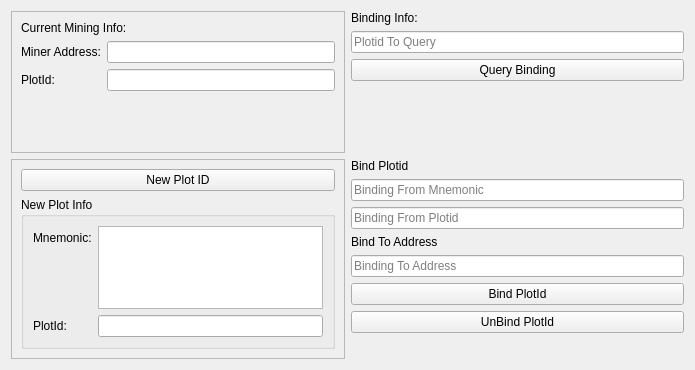
<?xml version="1.0" encoding="UTF-8"?>
<ui version="4.0">
 <class>PlotInfoPage</class>
 <widget class="QWidget" name="PlotInfoPage">
  <property name="geometry">
   <rect>
    <x>0</x>
    <y>0</y>
    <width>695</width>
    <height>370</height>
   </rect>
  </property>
  <property name="sizePolicy">
   <sizepolicy hsizetype="Preferred" vsizetype="Preferred">
    <horstretch>0</horstretch>
    <verstretch>0</verstretch>
   </sizepolicy>
  </property>
  <property name="windowTitle">
   <string>Form</string>
  </property>
  <layout class="QVBoxLayout" name="verticalLayout_5">
   <item>
    <layout class="QGridLayout" name="gridLayout" rowstretch="1,1" columnstretch="1,1">
     <item row="1" column="0">
      <widget class="QFrame" name="frameOp">
       <property name="sizePolicy">
        <sizepolicy hsizetype="Preferred" vsizetype="Preferred">
         <horstretch>1</horstretch>
         <verstretch>0</verstretch>
        </sizepolicy>
       </property>
       <property name="minimumSize">
        <size>
         <width>100</width>
         <height>200</height>
        </size>
       </property>
       <property name="sizeIncrement">
        <size>
         <width>0</width>
         <height>0</height>
        </size>
       </property>
       <property name="frameShape">
        <enum>QFrame::StyledPanel</enum>
       </property>
       <property name="frameShadow">
        <enum>QFrame::Raised</enum>
       </property>
       <layout class="QVBoxLayout" name="verticalLayout">
        <item>
         <widget class="QPushButton" name="btnNewAddress">
          <property name="text">
           <string>New Plot ID</string>
          </property>
          <property name="flat">
           <bool>false</bool>
          </property>
         </widget>
        </item>
        <item>
         <widget class="QGroupBox" name="gbNewAddress">
          <property name="enabled">
           <bool>true</bool>
          </property>
          <property name="title">
           <string>New Plot Info</string>
          </property>
          <layout class="QVBoxLayout" name="verticalLayout_3">
           <property name="spacing">
            <number>6</number>
           </property>
           <item>
            <layout class="QFormLayout" name="formNew">
             <property name="fieldGrowthPolicy">
              <enum>QFormLayout::AllNonFixedFieldsGrow</enum>
             </property>
             <item row="1" column="0">
              <widget class="QLabel" name="label_2">
               <property name="text">
                <string>Mnemonic:</string>
               </property>
              </widget>
             </item>
             <item row="2" column="0">
              <widget class="QLabel" name="plotIdLabel_2">
               <property name="text">
                <string>PlotId:</string>
               </property>
              </widget>
             </item>
             <item row="2" column="1">
              <widget class="QLineEdit" name="ebNewId"/>
             </item>
             <item row="1" column="1">
              <widget class="QTextEdit" name="ebNewAddress"/>
             </item>
            </layout>
           </item>
          </layout>
         </widget>
        </item>
        <item>
         <spacer name="verticalSpacer">
          <property name="orientation">
           <enum>Qt::Vertical</enum>
          </property>
          <property name="sizeHint" stdset="0">
           <size>
            <width>20</width>
            <height>40</height>
           </size>
          </property>
         </spacer>
        </item>
       </layout>
      </widget>
     </item>
     <item row="0" column="0">
      <widget class="QFrame" name="currentInfoFrame">
       <property name="sizePolicy">
        <sizepolicy hsizetype="Preferred" vsizetype="Preferred">
         <horstretch>1</horstretch>
         <verstretch>1</verstretch>
        </sizepolicy>
       </property>
       <property name="minimumSize">
        <size>
         <width>0</width>
         <height>0</height>
        </size>
       </property>
       <property name="maximumSize">
        <size>
         <width>16777215</width>
         <height>16777215</height>
        </size>
       </property>
       <property name="sizeIncrement">
        <size>
         <width>0</width>
         <height>0</height>
        </size>
       </property>
       <property name="frameShape">
        <enum>QFrame::StyledPanel</enum>
       </property>
       <property name="frameShadow">
        <enum>QFrame::Raised</enum>
       </property>
       <layout class="QVBoxLayout" name="verticalLayout_2">
        <item>
         <widget class="QLabel" name="label">
          <property name="sizePolicy">
           <sizepolicy hsizetype="Preferred" vsizetype="Fixed">
            <horstretch>0</horstretch>
            <verstretch>0</verstretch>
           </sizepolicy>
          </property>
          <property name="text">
           <string>Current Mining Info:</string>
          </property>
         </widget>
        </item>
        <item>
         <layout class="QFormLayout" name="formLayout">
          <property name="fieldGrowthPolicy">
           <enum>QFormLayout::AllNonFixedFieldsGrow</enum>
          </property>
          <item row="0" column="0">
           <widget class="QLabel" name="minerAddressLabel">
            <property name="text">
             <string>Miner Address:</string>
            </property>
           </widget>
          </item>
          <item row="0" column="1">
           <widget class="QLineEdit" name="ebMinerAddress">
            <property name="readOnly">
             <bool>true</bool>
            </property>
           </widget>
          </item>
          <item row="1" column="1">
           <widget class="QLineEdit" name="ebPlotId">
            <property name="readOnly">
             <bool>true</bool>
            </property>
           </widget>
          </item>
          <item row="1" column="0">
           <widget class="QLabel" name="plotIdLabel">
            <property name="text">
             <string>PlotId:</string>
            </property>
           </widget>
          </item>
         </layout>
        </item>
       </layout>
      </widget>
     </item>
     <item row="1" column="1">
      <layout class="QVBoxLayout" name="verticalLayout_7">
       <item>
        <widget class="QLabel" name="label_4">
         <property name="text">
          <string>Bind Plotid</string>
         </property>
        </widget>
       </item>
       <item>
        <widget class="QLineEdit" name="ebMnemonicFrom">
         <property name="placeholderText">
          <string>Binding From Mnemonic</string>
         </property>
        </widget>
       </item>
       <item>
        <widget class="QLineEdit" name="ebAddressFrom">
         <property name="placeholderText">
          <string>Binding From Plotid</string>
         </property>
        </widget>
       </item>
       <item>
        <widget class="QLabel" name="label_5">
         <property name="text">
          <string>Bind To Address</string>
         </property>
        </widget>
       </item>
       <item>
        <widget class="QLineEdit" name="ebAddressTo">
         <property name="placeholderText">
          <string>Binding To Address</string>
         </property>
        </widget>
       </item>
       <item>
        <widget class="QPushButton" name="btnBind">
         <property name="text">
          <string>Bind PlotId</string>
         </property>
        </widget>
       </item>
       <item>
        <widget class="QPushButton" name="btnUnbind">
         <property name="text">
          <string>UnBind PlotId</string>
         </property>
        </widget>
       </item>
       <item>
        <spacer name="verticalSpacer_2">
         <property name="orientation">
          <enum>Qt::Vertical</enum>
         </property>
         <property name="sizeHint" stdset="0">
          <size>
           <width>20</width>
           <height>40</height>
          </size>
         </property>
        </spacer>
       </item>
      </layout>
     </item>
     <item row="0" column="1">
      <layout class="QVBoxLayout" name="verticalLayout_4">
       <item>
        <widget class="QLabel" name="label_3">
         <property name="text">
          <string>Binding Info:</string>
         </property>
        </widget>
       </item>
       <item>
        <widget class="QLineEdit" name="ebAddrToQuery">
         <property name="placeholderText">
          <string>Plotid To Query</string>
         </property>
        </widget>
       </item>
       <item>
        <widget class="QPushButton" name="btnQuery">
         <property name="text">
          <string>Query Binding</string>
         </property>
        </widget>
       </item>
       <item>
        <spacer name="verticalSpacer_3">
         <property name="orientation">
          <enum>Qt::Vertical</enum>
         </property>
         <property name="sizeHint" stdset="0">
          <size>
           <width>20</width>
           <height>40</height>
          </size>
         </property>
        </spacer>
       </item>
      </layout>
     </item>
    </layout>
   </item>
  </layout>
 </widget>
 <tabstops>
  <tabstop>ebMinerAddress</tabstop>
  <tabstop>ebPlotId</tabstop>
  <tabstop>btnNewAddress</tabstop>
  <tabstop>ebAddrToQuery</tabstop>
  <tabstop>btnQuery</tabstop>
  <tabstop>ebAddressTo</tabstop>
  <tabstop>btnBind</tabstop>
  <tabstop>ebNewId</tabstop>
 </tabstops>
 <resources/>
 <connections/>
</ui>
